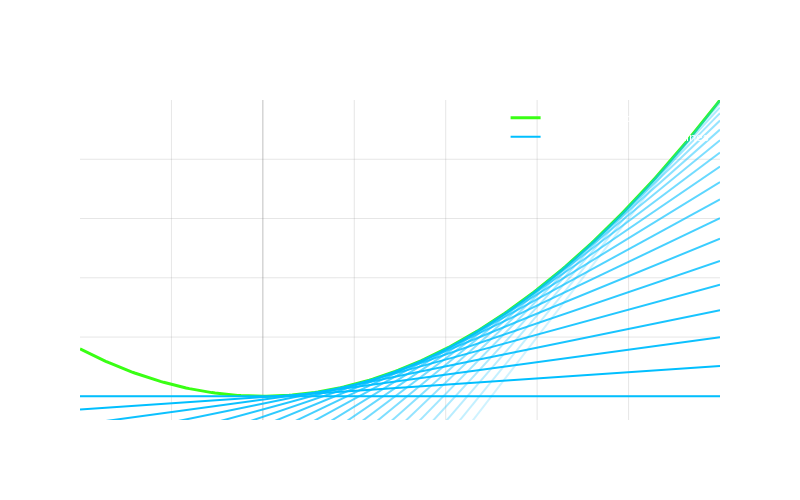

Source (notebook cell):
### Markdown cell above
## Finite Differences Option Pricing for Quant Finance

##### ▶️ Related Quant Guild Videos:

*Necessary Stochastic Calculus:*
-  [Itô's Lemma Clearly and Visually Explained](https://youtu.be/TgBzqdN24fo)

-  [Itô Integration Clearly and Visually Explained](https://youtu.be/dUvZ8m3QpeI)

- [Stochastic Differential Equations for Quant Finance](https://youtu.be/qDAeSC40ZJE)

*Why the Expectation is Sufficient for Pricing and Problems in Practice:*
- [Expected Stock Returns Don't Exist](https://youtu.be/iXNSBn5xqrA)

- [What Does AI Actually Learn](https://youtu.be/tX7b2KT63WQ)

- [How to Trade with an Edge](https://youtu.be/NlqpDB2BhxE)

*Applications in Market-Making and Trading:*

- [How to Trade with the Black-Scholes Model](https://youtu.be/0x-Pc-Z3wu4)

- [Trading with the Black-Scholes Implied Volatility Surface](https://youtu.be/YH0tWpBaKGs)

- [How to Price Exotic Options](https://youtu.be/hsot26myYYM)

###### ______________________________________________________________________________________________________________________________________

 
##### [ Visit the Quant Guild Library for more Jupyter Notebooks](https://github.com/romanmichaelpaolucci/Quant-Guild-Library)

##### [ Master your Quantitative Skills with Quant Guild](https://quantguild.com)

##### [ Take Live Classes with Roman on Quant Guild](https://quantguild.com/live-classes)

---

### Code cell
import numpy as np
import plotly.graph_objects as go
from plotly.subplots import make_subplots

# Generate x values for the parabola
x = np.linspace(-2, 5, 200)

# Create the parabola function
def f(x):
    return x**2

# Calculate derivative approximation
h = 0.0001
def approx_derivative(x0):
    return (f(x0 + h) - f(x0))/h

# Create figure
fig = go.Figure()

# Plot the actual parabola
fig.add_trace(
    go.Scatter(
        x=x,
        y=f(x),
        mode='lines',
        line=dict(color='rgb(57, 255, 20)', width=3),
        name='Original Function f(x) = x²'
    )
)

# Add tangent lines at many points from x=0 to x=5
num_points = 20  # Increase number of points for smoother transition
points = np.linspace(0, 5, num_points)
base_opacity = 1
opacity_step = 0.9 / len(points)

# Add first tangent line that will appear in legend
x0 = points[0]
slope = approx_derivative(x0)
tangent = slope * (x - x0) + f(x0)
fig.add_trace(
    go.Scatter(
        x=x,
        y=tangent,
        mode='lines',
        line=dict(color='rgb(0, 191, 255)', width=2),
        name='Approximating Tangent Lines'
    )
)

# Add remaining tangent lines with decreasing opacity
for i, x0 in enumerate(points[1:]):
    slope = approx_derivative(x0)
    tangent = slope * (x - x0) + f(x0)
    opacity = base_opacity - (i * opacity_step)
    fig.add_trace(
        go.Scatter(
            x=x,
            y=tangent,
            mode='lines',
            line=dict(
                color=f'rgba(0, 191, 255, {opacity})',
                width=2
            ),
            showlegend=False
        )
    )

# Update layout
fig.update_layout(
    width=800,
    height=500,
    title_text='Reconstructing a Function from its Derivatives',
    title_x=0.5,
    title_font_size=20,
    plot_bgcolor='rgba(0,0,0,0)',
    paper_bgcolor='rgba(0,0,0,0)',
    font=dict(color='white'),
    showlegend=True,
    legend=dict(
        yanchor="top",
        y=0.99,
        xanchor="right",
        x=0.99
    )
)

# Update axes with fixed ranges to show full range
fig.update_xaxes(
    showgrid=True,
    gridwidth=1,
    gridcolor='rgba(128,128,128,0.2)',
    zeroline=True,
    zerolinewidth=1,
    zerolinecolor='rgba(128,128,128,0.5)',
    title_text='x',
    range=[-2, 5]  # Extended range to show full parabola
)
fig.update_yaxes(
    showgrid=True,
    gridwidth=1,
    gridcolor='rgba(128,128,128,0.2)',
    zeroline=True,
    zerolinewidth=1,
    zerolinecolor='rgba(128,128,128,0.5)',
    title_text='f(x)',
    range=[-2, 25]  # Extended range to show full parabola height
)

fig.show()

### Figure 1 — Plotly figure (JSON) as saved in the notebook; plotly's stock layout.template omitted (floating-point values rounded to 4 significant figures; data arrays with more than 128 entries replaced by an {"elided": "..."} marker saying what was removed)
{"data": [{"line": {"color": "rgb(57, 255, 20)", "width": 3}, "mode": "lines", "name": "Original Function f(x) = x²", "type": "scatter", "x": {"elided": "200 float values"}, "y": {"elided": "200 float values"}}, {"line": {"color": "rgb(0, 191, 255)", "width": 2}, "mode": "lines", "name": "Approximating Tangent Lines", "type": "scatter", "x": {"elided": "200 float values"}, "y": {"elided": "200 float values"}}, {"line": {"color": "rgba(0, 191, 255, 1.0)", "width": 2}, "mode": "lines", "showlegend": false, "type": "scatter", "x": {"elided": "200 float values"}, "y": {"elided": "200 float values"}}, {"line": {"color": "rgba(0, 191, 255, 0.955)", "width": 2}, "mode": "lines", "showlegend": false, "type": "scatter", "x": {"elided": "200 float values"}, "y": {"elided": "200 float values"}}, {"line": {"color": "rgba(0, 191, 255, 0.91)", "width": 2}, "mode": "lines", "showlegend": false, "type": "scatter", "x": {"elided": "200 float values"}, "y": {"elided": "200 float values"}}, {"line": {"color": "rgba(0, 191, 255, 0.865)", "width": 2}, "mode": "lines", "showlegend": false, "type": "scatter", "x": {"elided": "200 float values"}, "y": {"elided": "200 float values"}}, {"line": {"color": "rgba(0, 191, 255, 0.8200000000000001)", "width": 2}, "mode": "lines", "showlegend": false, "type": "scatter", "x": {"elided": "200 float values"}, "y": {"elided": "200 float values"}}, {"line": {"color": "rgba(0, 191, 255, 0.775)", "width": 2}, "mode": "lines", "showlegend": false, "type": "scatter", "x": {"elided": "200 float values"}, "y": {"elided": "200 float values"}}, {"line": {"color": "rgba(0, 191, 255, 0.73)", "width": 2}, "mode": "lines", "showlegend": false, "type": "scatter", "x": {"elided": "200 float values"}, "y": {"elided": "200 float values"}}, {"line": {"color": "rgba(0, 191, 255, 0.685)", "width": 2}, "mode": "lines", "showlegend": false, "type": "scatter", "x": {"elided": "200 float values"}, "y": {"elided": "200 float values"}}, {"line": {"color": "rgba(0, 191, 255, 0.64)", "width": 2}, "mode": "lines", "showlegend": false, "type": "scatter", "x": {"elided": "200 float values"}, "y": {"elided": "200 float values"}}, {"line": {"color": "rgba(0, 191, 255, 0.595)", "width": 2}, "mode": "lines", "showlegend": false, "type": "scatter", "x": {"elided": "200 float values"}, "y": {"elided": "200 float values"}}, {"line": {"color": "rgba(0, 191, 255, 0.55)", "width": 2}, "mode": "lines", "showlegend": false, "type": "scatter", "x": {"elided": "200 float values"}, "y": {"elided": "200 float values"}}, {"line": {"color": "rgba(0, 191, 255, 0.505)", "width": 2}, "mode": "lines", "showlegend": false, "type": "scatter", "x": {"elided": "200 float values"}, "y": {"elided": "200 float values"}}, {"line": {"color": "rgba(0, 191, 255, 0.45999999999999996)", "width": 2}, "mode": "lines", "showlegend": false, "type": "scatter", "x": {"elided": "200 float values"}, "y": {"elided": "200 float values"}}, {"line": {"color": "rgba(0, 191, 255, 0.41500000000000004)", "width": 2}, "mode": "lines", "showlegend": false, "type": "scatter", "x": {"elided": "200 float values"}, "y": {"elided": "200 float values"}}, {"line": {"color": "rgba(0, 191, 255, 0.37)", "width": 2}, "mode": "lines", "showlegend": false, "type": "scatter", "x": {"elided": "200 float values"}, "y": {"elided": "200 float values"}}, {"line": {"color": "rgba(0, 191, 255, 0.32500000000000007)", "width": 2}, "mode": "lines", "showlegend": false, "type": "scatter", "x": {"elided": "200 float values"}, "y": {"elided": "200 float values"}}, {"line": {"color": "rgba(0, 191, 255, 0.28)", "width": 2}, "mode": "lines", "showlegend": false, "type": "scatter", "x": {"elided": "200 float values"}, "y": {"elided": "200 float values"}}, {"line": {"color": "rgba(0, 191, 255, 0.235)", "width": 2}, "mode": "lines", "showlegend": false, "type": "scatter", "x": {"elided": "200 float values"}, "y": {"elided": "200 float values"}}, {"line": {"color": "rgba(0, 191, 255, 0.19000000000000006)", "width": 2}, "mode": "lines", "showlegend": false, "type": "scatter", "x": {"elided": "200 float values"}, "y": {"elided": "200 float values"}}], "layout": {"font": {"color": "white"}, "height": 500, "legend": {"x": 0.99, "xanchor": "right", "y": 0.99, "yanchor": "top"}, "paper_bgcolor": "rgba(0,0,0,0)", "plot_bgcolor": "rgba(0,0,0,0)", "showlegend": true, "title": {"font": {"size": 20}, "text": "Reconstructing a Function from its Derivatives", "x": 0.5}, "width": 800, "xaxis": {"gridcolor": "rgba(128,128,128,0.2)", "gridwidth": 1, "range": [-2, 5], "showgrid": true, "title": {"text": "x"}, "zeroline": true, "zerolinecolor": "rgba(128,128,128,0.5)", "zerolinewidth": 1}, "yaxis": {"gridcolor": "rgba(128,128,128,0.2)", "gridwidth": 1, "range": [-2, 25], "showgrid": true, "title": {"text": "f(x)"}, "zeroline": true, "zerolinecolor": "rgba(128,128,128,0.5)", "zerolinewidth": 1}}}
